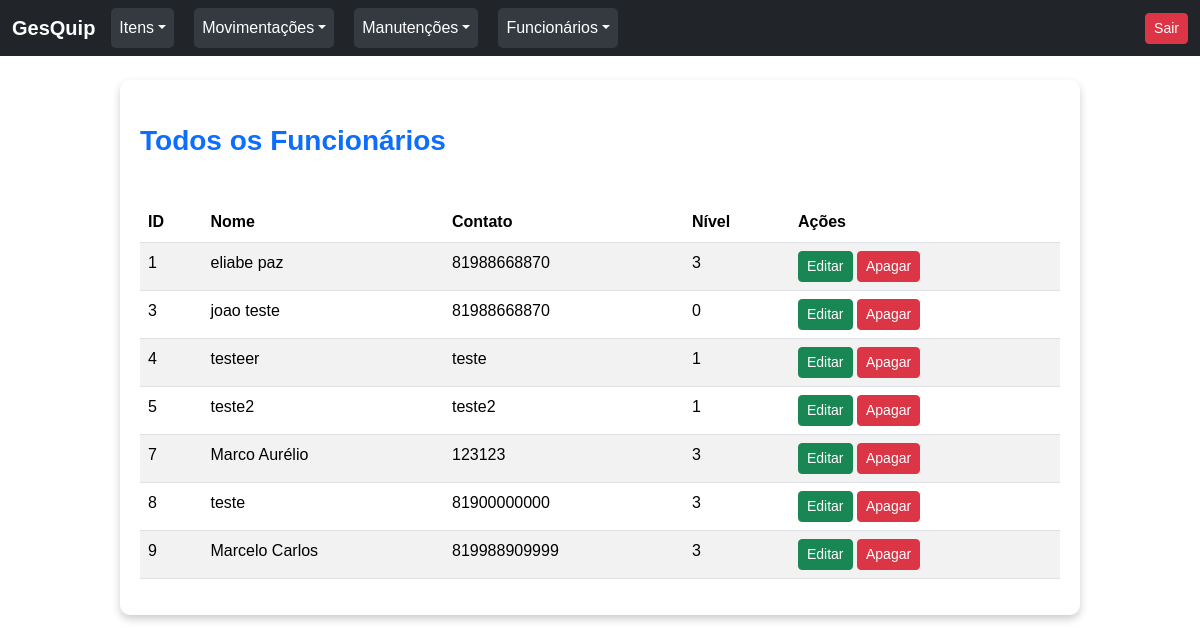
The app's page /painel/usuarios/?pagina=usuarios (signed in) with its own data.
### tables this page shows
CREATE TABLE `usuarios` (
  `id_usuario` int(11) NOT NULL,
  `login` varchar(60) NOT NULL,
  `senha` varchar(300) NOT NULL,
  `nm_usuario` varchar(45) NOT NULL,
  `nr_contato` varchar(45) NOT NULL,
  `id_empresa` varchar(45) NOT NULL,
  `tp_usuario` varchar(45) NOT NULL DEFAULT 'user',
  `nv_permissao` int(11) NOT NULL DEFAULT '0',
  `dt_cadastro` datetime NOT NULL DEFAULT CURRENT_TIMESTAMP
);

### painel/usuarios/classes/gest-user.class.php (called while the page is built, shortened)
<?php
class User
{
    public static function getUsuarios($id){
        if($id){
            $db = DB::connect();
            $rs = $db->prepare("SELECT * FROM usuarios WHERE id_usuario = $id");
            $rs->execute();
            $resultado = $rs->fetchAll(PDO::FETCH_ASSOC);
            return ["dados" => $resultado];
        }else{
            $db = DB::connect();
            $rs = $db->prepare("SELECT * FROM usuarios ");
            $rs->execute();
            $resultado = $rs->fetchAll(PDO::FETCH_ASSOC);
            return ["dados" => $resultado];
        }
    }
}

### painel/usuarios/classes/conteudo.painel-user.class.php (the view, shortened to what this page needs)
<?php
class ContentPainelUser
{
  public function renderHeader(){
    $html = <<<HTML
      <!DOCTYPE html>
      <html lang="pt-br">
      <head>
          <meta charset="UTF-8">
          <meta name="viewport" content="width=device-width, initial-scale=1.0">
          <title>GesQuip - Funcionários</title>
          <link rel="stylesheet" href="https://cdn.jsdelivr.net/npm/bootstrap@5.3.2/dist/css/bootstrap.min.css">
          <script src="https://cdn.jsdelivr.net/npm/bootstrap@5.3.2/dist/js/bootstrap.bundle.min.js"></script>
          <link rel="stylesheet" href="src/style.css">
      </head>
    HTML;
    return($html);
}
    public function renderBody($pagina, $usuarios){
        $filtro = isset($_GET['filtro']) ? $_GET['filtro'] : null;
        function buildUrlUsers($newParams = []) {
            $queryParams = $_GET;
            foreach ($newParams as $key => $value) {
                if ($value === null) {
                    unset($queryParams[$key]);
                } else {
                    $queryParams[$key] = $value;
                }
            }
            return '?' . http_build_query($queryParams);
        }
      $html = <<<HTML
          <body>
        <nav class="navbar navbar-expand-sm bg-dark navbar-dark fixed-top">
                <div class="container-fluid">
                    <a class="navbar-brand" href="../"><b>GesQuip</b></a>
                    <div class="navbar-collapse" id="collapsibleNavbar">
                        <ul class="navbar-nav">
                            <li class="nav-item dropdown">
                                <a class="nav-link dropdown-toggle" data-bs-toggle="dropdown" href="#">Itens</a>
                            </li>
                            <li class="nav-item dropdown">
                                <a class="nav-link dropdown-toggle" data-bs-toggle="dropdown" href="moviment">Movimentações</a>
                            </li>
                            <li class="nav-item dropdown">
                                <a class="nav-link dropdown-toggle" data-bs-toggle="dropdown" href="Manutencao">Manutenções</a>
                            </li>
                            <li class="nav-item dropdown">
                                <a class="nav-link dropdown-toggle" data-bs-toggle="dropdown" id="usuario">Funcionários</a>
                                <ul class="dropdown-menu">
        HTML;
                            $html.="<li><a class='dropdown-item' href='" . buildUrlUsers(['pagina' => 'cadastro']) . "'>Cadastrar Funcionários</a></li>";
                            $html.="<li><a class='dropdown-item' href='" . buildUrlUsers(['pagina' => 'usuarios']) . "'>Funcionários Cadastrados</a></li>";
        $html.= <<<HTML
                                </ul>
                            </li>
                        </ul>
                    </div>
                    <div class="d-flex ms-auto">
                        <a href="?sair=1" class="btn btn-danger btn-sm">Sair</a>
                    </div>
                </div>
            </nav>
            <main>
      HTML;
      if (isset($pagina)) {
        switch ($pagina) {
            case 'usuarios':
              $html.= <<<HTML
        <div class="container mt-4" id="containerFerramentas" style="display: block;">
            <div class="row mt-4">
                <div class="col-md-12">
                    <div class="header-with-filter">
                        <h3><b><p class="text-primary">Todos os Funcionários</p></b></h3>
                        <!--div class="filter-container">
                            <label for="filtro_principal" class="form-label visually-hidden">Filtro Principal</label>
                            <select id="filtro_principal" class="form-select form-select-sm filter-select" required>
                                <option value="">Escolha um filtro</option>
                                <option value="id_familia">Família</option>
                                <option value="natureza">Natureza</option>
                            </select>
                            <div id="filtro_natureza" style="display: none; margin-left: 10px;">
                                <select id="filtro_natureza_select" class="form-select form-select-sm">
                                    <option value="">Escolha</option>
                                    <option value="proprio">Próprio</option>
                                    <option value="locado">Locado</option>
                                </select>
                            </div>
                        </div-->
                    </div>
HTML;
                $html .= <<<HTML
                    <table class="table table-striped">
                        <thead>
                            <tr>
                                <th>ID</th>
                                <th>Nome</th>
                                <th>Contato</th>
                                <th>Nível</th>
                                <th>Ações</th>
                            </tr>
                        </thead>
                        <tbody id="itens">
                            <tr>
      HTML;
      foreach ($usuarios as $funcionario):
          $html .="<td>".$funcionario['id_usuario']."</td>";
          $html .="<td>".$funcionario['nm_usuario']."</td>";
          $html .="<td>".$funcionario['nr_contato']."</td>";
          $html .="<td>".$funcionario['nv_permissao']."</td>";
          $html .= "<td><button class='btn btn-success btn-sm atualiza-button' data-bs-toggle='modal' data-bs-target='#atualizaModal' data-id='".$funcionario['id_usuario']."'>Editar</button>   ";
          $html .="<a href='apagar.php?id=".$funcionario['id_usuario']."' class='btn btn-danger btn-sm' >Apagar</a></td>";
          $html .="</tr>";
      endforeach;
      $html.= <<<HTML
                        </tbody>
                    </table>
                </div>
            </div>
        </div>
        <div class="modal fade" id="atualizaModal" tabindex="-1" aria-labelledby="atualizaModalLabel" aria-hidden="true">
            <div class="modal-dialog">
                <div class="modal-content">
                    <div class="modal-header">
                        <h5 class="modal-title" id="atualizaModalLabel">Atualizar Modelo</h5>
                        <button type="button" class="btn-close" data-bs-dismiss="modal" aria-label="Close"></button>
                    </div>
                    <div class="modal-body">
                        <label for="novoNome" class="form-label">Nome do Funcionário</label>
                        <input type="text" id="novoNome" class="form-control" placeholder="digite o novo nome" required>
                    </div>
                    <div class="modal-body">
                        <label for="novoContato" class="form-label">Contato</label>
                        <input type="text" id="novoContato" class="form-control" placeholder="digite o novo contato" required>
                    </div>
                    <div class="modal-body">
                        <label for="nv_permissao" class="form-label">Nível de permissão de acesso</label>
                        <select>
                            <option value="1">Nível 1</option>
                            <option value="2">Nível 2</option>
                            <option value="3">Nível 3</option>
                        </select>
                    </div>
                    <div class="modal-footer">
                        <button type="button" class="btn btn-secondary" data-bs-dismiss="modal">Cancelar</button>
                        <button type="button" class="btn btn-primary" id="atualizaSubmit">Salvar</button>
                    </div>
                </div>
            </div>
        </div>
      HTML;
                break;
        }
    }
      $html.= <<<HTML
        </main>
        </body>
        <script src="src/script.js"></script>
        <script>
        </script>
        </html>
      HTML;
        return $html;
  }
}

### painel/usuarios/index.php (shortened to what this page needs)
<?php
include_once"classes/conteudo.painel-user.class.php";
include_once"classes/gest-user.class.php";
$usuarios = User::getUsuarios(null);
$pagina = new ContentPainelUser;
echo $pagina->renderHeader();
if(isset($_GET['pagina'])){
    echo $pagina->renderBody($_GET['pagina'],$usuarios['dados']);
}else{
    echo $pagina->renderBody(null,$usuarios['dados']);
}

### painel/usuarios/src/style.css (style rules this page uses)
#containerFerramentas { max-width: 80%; margin: 20px auto; padding: 20px; background: #fff; border-radius: 10px; box-shadow: 0 4px 8px rgba(0, 0, 0, 0.2); display: none; }
body { padding-top: 56px; font-family: Arial, Helvetica, sans-serif, serif; }
.nav-link.dropdown-toggle { background-color: #343a40; color: #fff; border-radius: 5px; padding-right: 15px; padding-left: 15px; }
.navbar-nav .nav-item { margin-right: 20px; }
.header-with-filter { display: flex; justify-content: space-between; align-items: center; margin-bottom: 20px; }

### records on screen
usuarios: id_usuario "1", nm_usuario "eliabe paz", nr_contato "81988668870", nv_permissao "3"
usuarios: id_usuario "3", nm_usuario "joao teste", nr_contato "81988668870", nv_permissao "0"
usuarios: id_usuario "4", nm_usuario "testeer", nr_contato "teste", nv_permissao "1"
usuarios: id_usuario "5", nm_usuario "teste2", nr_contato "teste2", nv_permissao "1"
usuarios: id_usuario "7", nm_usuario "Marco Aurélio", nr_contato "123123", nv_permissao "3"
usuarios: id_usuario "8", nm_usuario "teste", nr_contato "81900000000", nv_permissao "3"
usuarios: id_usuario "9", nm_usuario "Marcelo Carlos", nr_contato "819988909999", nv_permissao "3"
